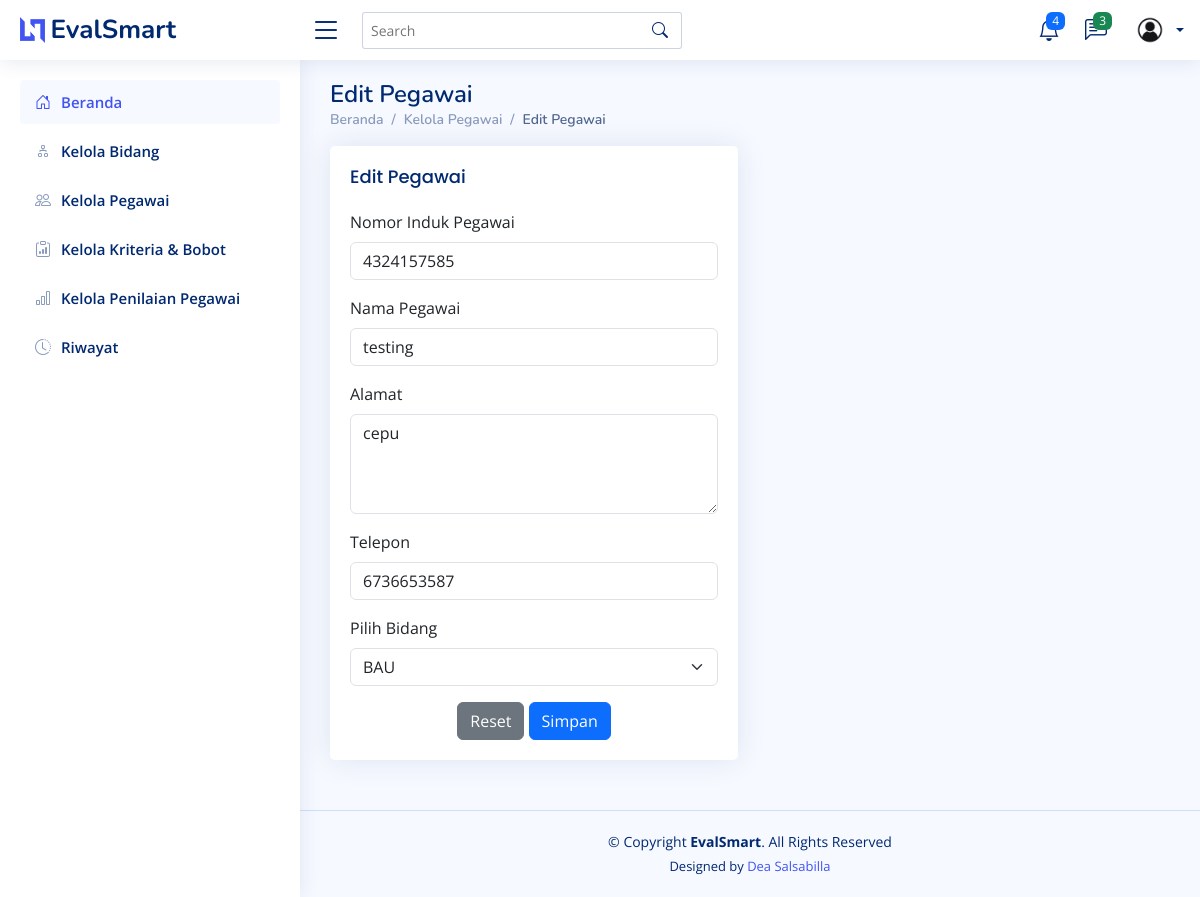
The page /pegawai/edit-pegawai/6/ on the database as committed earlier.
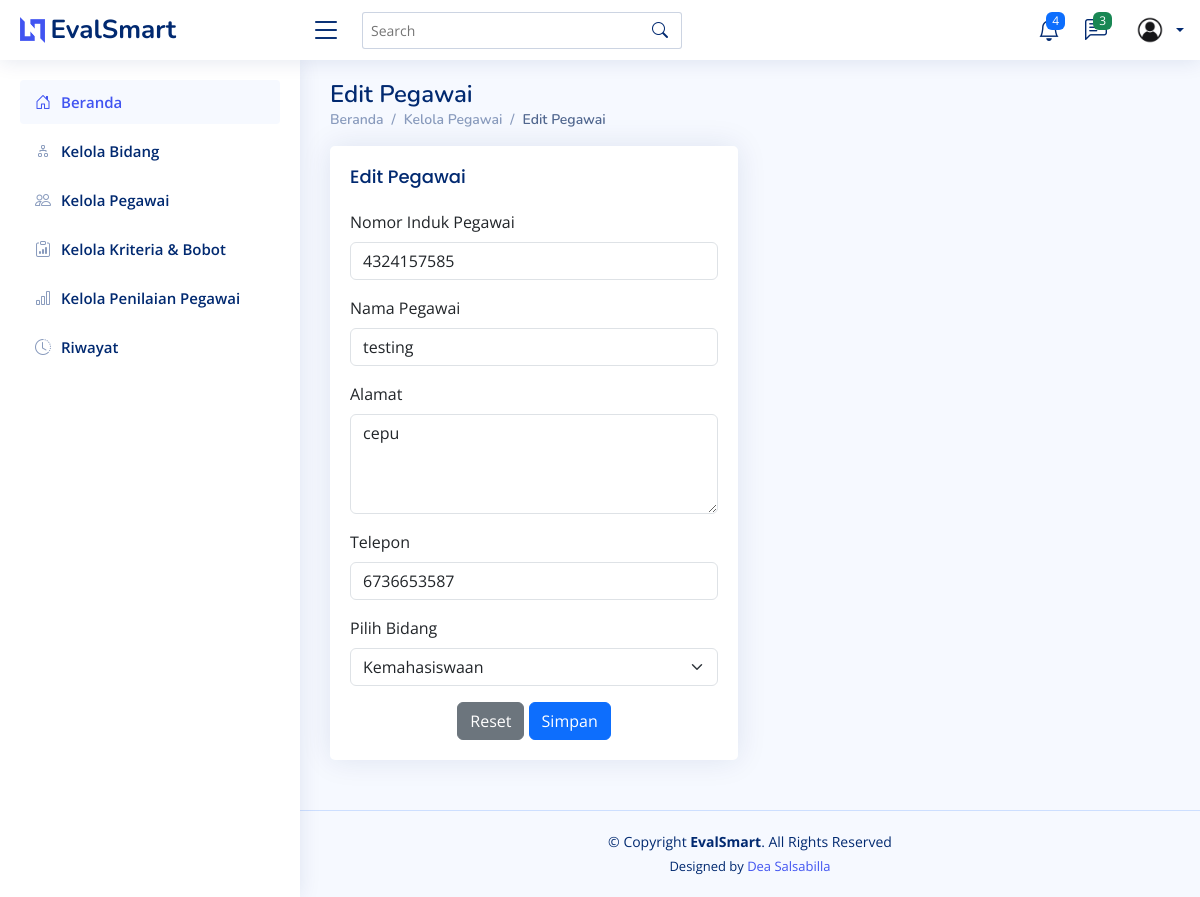
The same page on the database as committed later.
### testing/models.py (models this page shows, shortened)
class Pegawai(models.Model):
    id = models.AutoField(primary_key=True)  # ID otomatis
    nomor_induk = models.CharField(max_length=20, unique=True)  # Nomor induk pegawai
    nama = models.CharField(max_length=100)  # Nama pegawai
    alamat = models.TextField()  # Alamat pegawai
    no_telp = models.CharField(max_length=15)  # Nomor telepon pegawai
    bidang = models.ForeignKey(Bidang, on_delete=models.CASCADE)  # Relasi ke tabel Bidang
    class Meta:
        verbose_name_plural = "Pegawai"
        ordering = ['nama']

class Bidang(models.Model):
    id = models.AutoField(primary_key=True)
    nama = models.CharField(max_length=255)
    class Meta:
        verbose_name_plural = "Bidang"
        ordering = ['id']

### testing/views.py (the view, shortened to what this page needs)
# urls.py: path('pegawai/edit-pegawai/<int:pegawai_id>/', views.edit_pegawai, name='edit_pegawai'),
def edit_pegawai(request, pegawai_id):
    pegawai = get_object_or_404(Pegawai, id=pegawai_id)  # Ambil data pegawai berdasarkan ID
    bidang_list = Bidang.objects.all()  # Ambil semua bidang untuk dropdown
    return render(request, 'edit_pegawai.html', {'pegawai': pegawai, 'bidang_list': bidang_list})

### testing/templates/edit_pegawai.html (shortened to what this page needs)
<!DOCTYPE html>
<html lang="en">
  <head>
    {% load static %}
    <link href="{% static 'assets/vendor/bootstrap/css/bootstrap.min.css' %}" rel="stylesheet" />
    <link href="{% static 'assets/vendor/bootstrap-icons/bootstrap-icons.css' %}" rel="stylesheet" />
    <link href="{% static 'assets/vendor/boxicons/css/boxicons.min.css' %}" rel="stylesheet" />
    <link href="{% static 'assets/vendor/quill/quill.snow.css' %}" rel="stylesheet" />
    <link href="{% static 'assets/vendor/quill/quill.bubble.css' %}" rel="stylesheet" />
    <link href="{% static 'assets/vendor/remixicon/remixicon.css' %}" rel="stylesheet" />
    <link href="{% static 'assets/vendor/simple-datatables/style.css' %}" rel="stylesheet" />
    <link href="{% static 'assets/css/style.css' %}" rel="stylesheet" />
  </head>
  <body>
    {% include 'partials/header.html' %}
    {% include 'partials/sidebar.html' %}
    <main id="main" class="main">
      <div class="pagetitle">
        <h1>Edit Pegawai</h1>
        <nav>
          <ol class="breadcrumb">
            <li class="breadcrumb-item">
              <a href="{% url 'home' %}">Beranda</a>
            </li>
            <li class="breadcrumb-item">Kelola Pegawai</li>
            <li class="breadcrumb-item active">Edit Pegawai</li>
          </ol>
        </nav>
      </div>
      <section class="section">
        <div class="row">
          <div class="col-lg-6">
            <div class="card">
              <div class="card-body">
                <h5 class="card-title">Edit Pegawai</h5>
                <form class="row g-3" method="post">
                    <div class="col-12">
                        <label for="nomor_induk" class="form-label">Nomor Induk Pegawai</label>
                        <input type="number" class="form-control" id="nomor_induk" name="nomor_induk" value="{{ pegawai.nomor_induk }}" required />
                    </div>
                    <div class="col-12">
                        <label for="nama_pegawai" class="form-label">Nama Pegawai</label>
                        <input type="text" class="form-control" id="nama_pegawai" name="nama_pegawai" value="{{ pegawai.nama }}" required />
                    </div>
                    <div class="col-12">
                        <label for="alamat" class="form-label">Alamat</label>
                        <textarea class="form-control" id="alamat" style="height: 100px" name="alamat" required>{{ pegawai.alamat }}</textarea>
                    </div>
                    <div class="col-12">
                        <label for="no_hp" class="form-label">Telepon</label>
                        <input type="number" class="form-control" id="no_hp" name="no_hp" value="{{ pegawai.no_telp }}" required />
                    </div>
                    <div class="col-12">
                        <label for="pilih_bidang" class="form-label">Pilih Bidang</label>
                        <select class="form-select" id="pilih_bidang" name="pilih_bidang" required>
                            {% for bidang in bidang_list %}
                                <option value="{{ bidang.id }}" {% if bidang.id == pegawai.bidang.id %}selected{% endif %}>
                                    {{ bidang.nama }}
                                </option>
                            {% endfor %}
                        </select>
                    </div>
                    <div class="text-center">
                        <button type="reset" class="btn btn-secondary">Reset</button>
                        <button type="submit" class="btn btn-primary">Simpan</button>
                    </div>
                </form>
            </div>
            </div>
          </div>
        </div>
      </section>
    </main>
    {% include 'partials/footer.html' %}
  </body>
</html>

Rows that differ between the two databases and show on the page:
changed Pegawai "testing": pilih_bidang "BAU" → "Kemahasiswaan"
